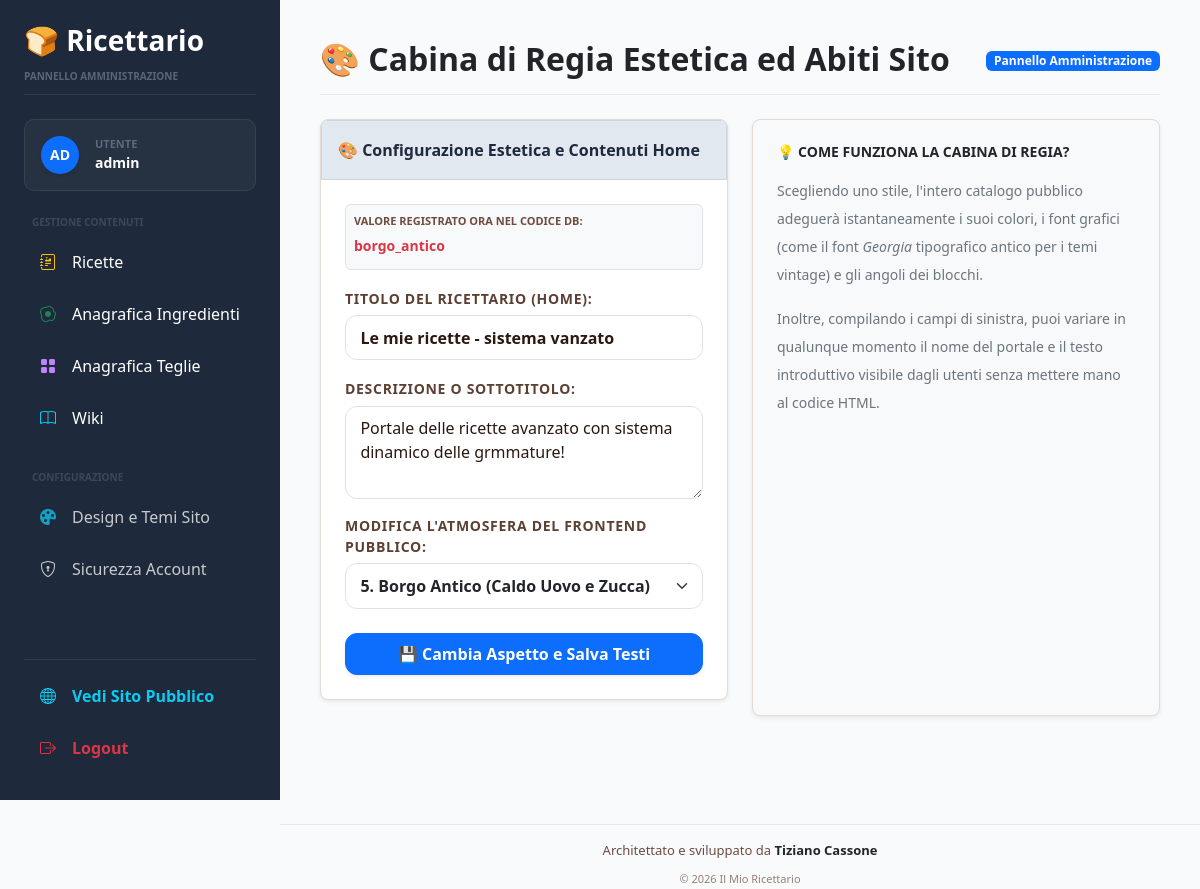
The app's page /admin/settings/theme (signed in), older data.
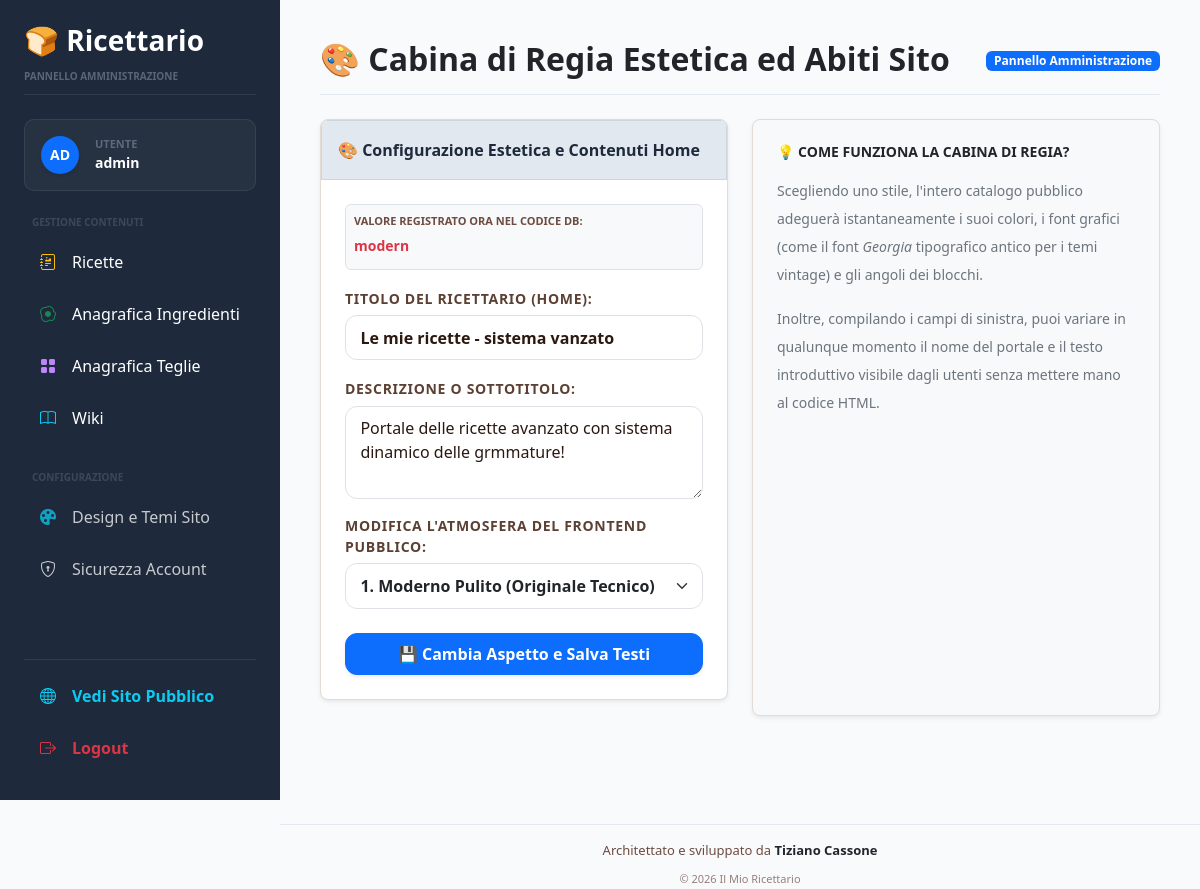
The same page, newer data.
### models/setting.py (models this page shows, shortened)
class Setting(db.Model):
    __tablename__ = "settings"
    id = db.Column(
        db.Integer,
        primary_key=True
    )
    fresh_to_dry_ratio = db.Column(
        db.Float,
        default=3.0
    )
    tangzhong_flour_percent = db.Column(
        db.Float,
        default=5.0
    )
    tangzhong_liquid_multiplier = db.Column(
        db.Float,
        default=5.0
    )
    site_name = db.Column(
        db.String(100),
        default="Il Mio Ricettario"
    )
    site_description = db.Column(
        db.Text,
        default="Esplora le nostre antiche formule bilanciate professionali."
    )
    default_unit = db.Column(
        db.String(20),
        default="g"
    )
    allow_public_recipes = db.Column(
        db.Boolean,
        default=True
    )
    theme_active = db.Column(
        db.String(50),
        default="modern"
    )

### routes/admin.py (the view, shortened to what this page needs)
@admin_bp.route("/settings/theme", methods=["GET", "POST"])
@login_required
def settings_theme():
    try:
        db.session.execute(db.text("ALTER TABLE settings ADD COLUMN theme_active VARCHAR(50) DEFAULT 'modern'"))
        db.session.commit()
    except Exception:
        db.session.rollback()
    try:
        db.session.execute(db.text("ALTER TABLE settings ADD COLUMN site_description TEXT"))
        db.session.commit()
    except Exception:
        db.session.rollback()
    setting = Setting.query.first()
    if not setting:
        setting = Setting(fresh_to_dry_ratio=3.0, theme_active="modern")
        db.session.add(setting)
        db.session.commit()
    setting = Setting.query.first()
    return render_template("admin/settings_theme.html", setting=setting)

### app.py (called while the page is built)
@login_manager.user_loader
def load_user(user_id):
    return db.session.get(
        User,
        int(user_id)
    )

@app.context_processor
def inject_global_settings():
    setting_record = Setting.query.order_by(Setting.id.desc()).first()
    return dict(
        settings_data=setting_record
    )

### templates/admin/settings_theme.html (shortened to what this page needs)
{% extends "base.html" %}
{% block page_title %}🎨 Cabina di Regia Estetica ed Abiti Sito{% endblock %}
{% block content %}
<div class="row g-4">
    <div class="col-lg-6">
        <div class="card shadow-sm border-0 bg-white rounded-3 mb-3">
            <div class="card-header bg-dark text-white fw-bold py-3">
                🎨 Configurazione Estetica e Contenuti Home
            </div>
            <div class="card-body p-4">
                <form method="post" action="{{ url_for('admin.settings_theme') }}">
                    <div class="mb-3 bg-light p-2 rounded border">
                        <span class="small text-muted fw-bold d-block" style="font-size: 11px;">VALORE REGISTRATO ORA NEL CODICE DB:</span>
                        <input type="text" class="form-control form-control-sm fw-bold text-danger border-0 bg-transparent p-0 shadow-none" value="{{ setting.theme_active if setting else 'Nessun record trovato' }}" readonly>
                    </div>
                    <div class="mb-3">
                        <label class="form-label fw-bold text-dark text-uppercase small">Titolo del Ricettario (Home):</label>
                        <input type="text" name="site_name" class="form-control fw-bold bg-white border shadow-none"
                               value="{{ setting.site_name if setting and setting.site_name else '' }}" placeholder="Es. L'Arte Bianca - Ricettario Dinamico">
                    </div>
                    <div class="mb-3">
                        <label class="form-label fw-bold text-dark text-uppercase small">Descrizione o Sottotitolo:</label>
                        <textarea name="site_description" class="form-control bg-white border shadow-none small" rows="3" placeholder="Es. Esplora le nostre antiche formule bilanciate... Built with love.">{{ setting.site_description if setting and setting.site_description else '' }}</textarea>
                    </div>
                    <div class="mb-4">
                        <label class="form-label fw-bold text-dark text-uppercase small">Modifica l'atmosfera del Frontend pubblico:</label>
                        <select name="theme_active" class="form-select form-select-md fw-bold text-dark bg-white border shadow-none">
                            <option value="modern" {% if setting and setting.theme_active == 'modern' %}selected="selected"{% endif %}>1. Moderno Pulito (Originale Tecnico)</option>
                            <option value="borgo_antico" {% if setting and setting.theme_active == 'borgo_antico' %}selected="selected"{% endif %}>5. Borgo Antico (Caldo Uovo e Zucca)</option>
                        </select>
                    </div>
                    <div class="d-grid">
                        <button type="submit" class="btn btn-primary fw-bold py-2 shadow-sm">💾 Cambia Aspetto e Salva Testi</button>
                    </div>
                </form>
            </div>
        </div>
    </div>
    <div class="col-lg-6">
        <div class="card shadow-sm border-0 bg-light p-4 rounded-3 h-100">
            <h5 class="fw-bold mb-3 text-dark text-uppercase small">💡 Come funziona la cabina di regia?</h5>
            <p class="small text-secondary lh-lg mb-3">Scegliendo uno stile, l'intero catalogo pubblico adeguerà istantaneamente i suoi colori, i font grafici (come il font <em>Georgia</em> tipografico antico per i temi vintage) e gli angoli dei blocchi.</p>
            <p class="small text-secondary lh-lg">Inoltre, compilando i campi di sinistra, puoi variare in qualunque momento il nome del portale e il testo introduttivo visibile dagli utenti senza mettere mano al codice HTML.</p>
        </div>
    </div>
</div>
{% endblock %}

Row changes from the older to the newer data that the page shows:
changed Setting "Le mie ricette - sistema vanzato": theme_active "borgo_antico" → "modern"; theme_active "5. Borgo Antico (Caldo Uovo e Zucca)" → "1. Moderno Pulito (Originale Tecnico)"
